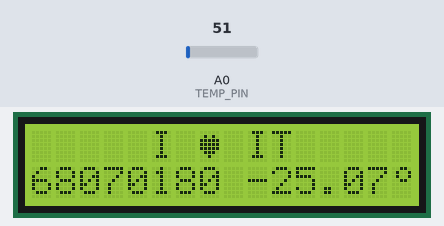
A sketch run on a simulated Arduino Uno, built with avr-gcc and run on an emulated ATmega328P. Parts: 16×2 character LCD. The inputs (shaded band) are chosen by the test bench; at power-on: A0 (TEMP_PIN) = 51. What the sketch prints to the serial monitor is not drawn.

Above: at 1.2 s.
1.3 s: A0 (TEMP_PIN) set to 61
At 2.0 s:
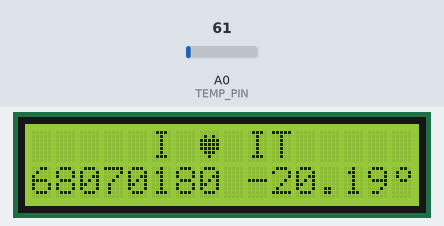
3.2 s: A0 (TEMP_PIN) set to 71
At 3.9 s:
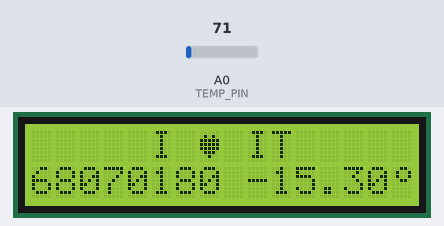
4.8 s: A0 (TEMP_PIN) set to 86
At 5.8 s:
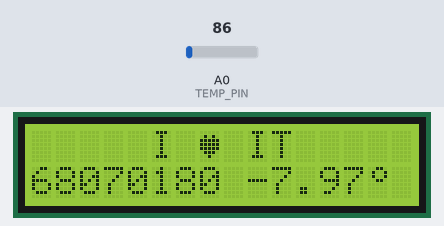
Timing chart, 0 to 7.8 s (numbered marks = the images above; inputs shaded):
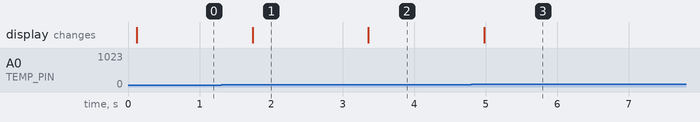

The sketch:

PC69_W14_LCD_CustomFont_Thermometer.ino
```cpp
// =====================================================================
// สไลด์ PC69-14 แบบฝึกหัดที่ 1 + 2 : Digital thermometer + Custom Font
//   แถวแรก : "I ♥ IT" อยู่กลางแถว (♥ เป็น custom character)
//   แถวสอง : รหัสนักศึกษา และอุณหภูมิทศนิยม 2 ตำแหน่ง เช่น "68070180 25.54°"
//            (° เป็น custom character)
//
// บอร์ด Arduino UNO R4 WiFi   ไลบรารี: LiquidCrystal_I2C
// วงจร MCP9700: VDD -> 5V, Vout -> A0, GND -> GND (ตามสไลด์ใช้ A0)
//      LCD I2C: GND -> GND, VCC -> 5V, SDA -> A4, SCL -> A5
// =====================================================================

#include <Wire.h>
#include <LiquidCrystal_I2C.h>

const char STUDENT_ID[] = "68070180";
const int TEMP_PIN = A0;

LiquidCrystal_I2C lcd(0x27, 16, 2);   // ถ้าจอไม่ขึ้น ลอง 0x3F

byte heartChar[8] = {                  // ♥  (สไลด์เขียน B01010 ก็ได้ แต่ IDE ใหม่เตือนว่าล้าสมัย)
  0b00000,
  0b01010,
  0b11111,
  0b11111,
  0b11111,
  0b01110,
  0b00100,
  0b00000
};

byte degreeChar[8] = {                 // °
  0b00110,
  0b01001,
  0b01001,
  0b00110,
  0b00000,
  0b00000,
  0b00000,
  0b00000
};

float readTempC() {
  // สไลด์: Temp = 100 * ((Val * 5) / 1023 - 1) + 50
  long sum = 0;
  for (int i = 0; i < 10; i++) { sum += analogRead(TEMP_PIN); delay(2); }
  float val = sum / 10.0;
  return 100.0 * ((val * 5.0) / 1023.0 - 1.0) + 50.0;
}

void setup() {
  Serial.begin(9600);
  lcd.init();
  lcd.backlight();
  lcd.createChar(1, heartChar);
  lcd.createChar(2, degreeChar);

  // แถวแรก: "I ♥ IT" ยาว 6 ตัว -> เริ่มคอลัมน์ (16 - 6) / 2 = 5 จะอยู่กลางพอดี
  lcd.setCursor(5, 0);
  lcd.print("I ");
  lcd.write(byte(1));
  lcd.print(" IT");
}

void loop() {
  float t = readTempC();

  // แถวสอง: "68070180 25.54°" = 15 ตัว
  lcd.setCursor(0, 1);
  lcd.print(STUDENT_ID);
  lcd.print(" ");
  lcd.print(t, 2);                     // ทศนิยม 2 ตำแหน่ง
  lcd.write(byte(2));
  lcd.print("  ");                     // ลบตัวเลขเก่าที่อาจยาวกว่า

  Serial.print("Temp = ");
  Serial.println(t, 2);
  delay(500);
}
```

Measured:
- after the input at 1.3 s, the display: changes after 0.44 s (image 1)
- after the input at 3.2 s, the display: changes after 0.16 s (image 2)
- after the input at 4.8 s, the display: changes after 0.18 s (image 3)
